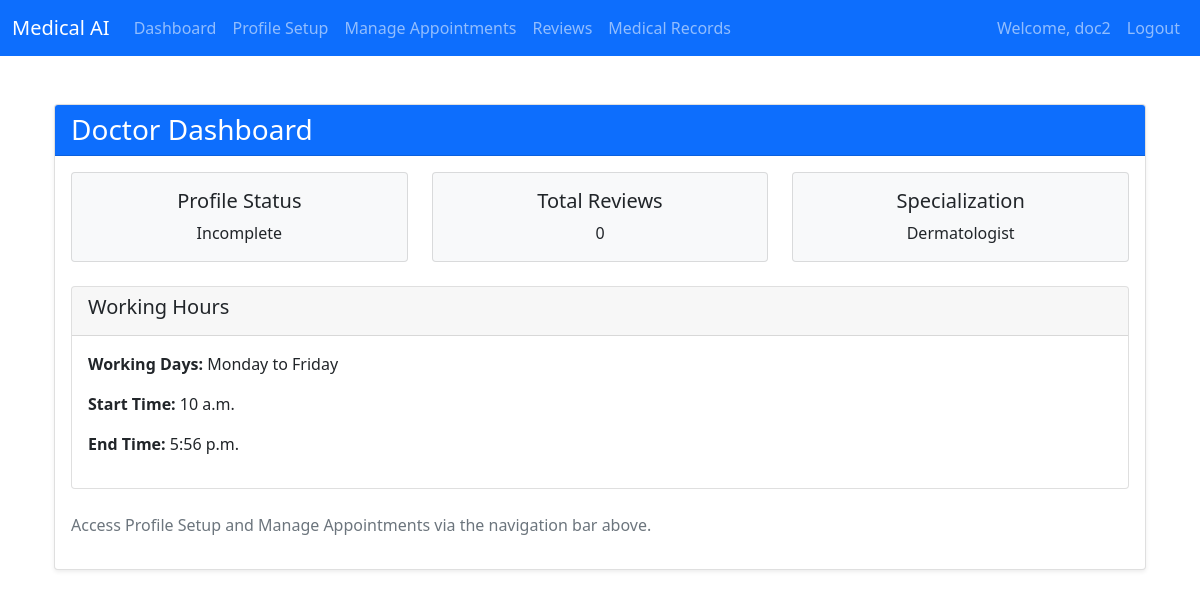
The app's page /doctor/dashboard/ (signed in) with its own data.
### authentication/models.py (models this page shows, shortened)
class CustomUser(AbstractUser):
    ROLE_CHOICES = [
        ('doctor', 'Doctor'),
        ('patient', 'Patient'),
        ('medical_store', 'Medical Store'),
    ]
    role = models.CharField(max_length=20, choices=ROLE_CHOICES)
    phone_number = models.CharField(max_length=15, blank=True, null=True)
    address = models.TextField(blank=True, null=True)
    profile_completed = models.BooleanField(default=False)  # New field

### doctors/models.py (models this page shows, shortened)
class Doctor(models.Model):
    WORKING_DAYS_CHOICES = [
        ('custom', 'Custom Days'),
        ('mon-fri', 'Monday to Friday'),
        ('mon-sat', 'Monday to Saturday'),
        ('tue-sun', 'Tuesday to Sunday'),
        ('mon-sun', 'Monday to Sunday'),
        ('alternate', 'Alternate Days'),
    ]
    user = models.OneToOneField(CustomUser, on_delete=models.CASCADE, related_name='doctor')
    full_name = models.CharField(max_length=100)
    specialization = models.ForeignKey(Specialization, on_delete=models.SET_NULL, null=True, related_name='doctors')
    qualification = models.CharField(max_length=200, null=True, blank=True)
    experience = models.IntegerField(validators=[MinValueValidator(0)], null=True, blank=True)
    fee = models.DecimalField(max_digits=10, decimal_places=2, validators=[MinValueValidator(0)], null=True, blank=True)
    total_reviews = models.IntegerField(default=0)
    address = models.TextField(null=True, blank=True)
    start_time = models.TimeField(default='10:00')
    end_time = models.TimeField(default='18:00')
    working_days = models.CharField(
        max_length=20,
        choices=WORKING_DAYS_CHOICES,
        default='mon-fri'
    )
    contact_number = models.CharField(max_length=20, null=True, blank=True)
    email = models.EmailField(null=True, blank=True)
    is_available = models.BooleanField(default=True)
    availability_notes = models.TextField(blank=True)
    city = models.CharField(max_length=100, null=True, blank=True)
    state = models.CharField(max_length=100, null=True, blank=True)
    pincode = models.CharField(max_length=10, null=True, blank=True)
    medical_license_number = models.CharField(max_length=50, unique=True, null=True, blank=True)
    registration_date = models.DateField(null=True, blank=True)
    is_profile_complete = models.BooleanField(default=False)
    is_verified = models.BooleanField(default=False)
    created_at = models.DateTimeField(auto_now_add=True)
    updated_at = models.DateTimeField(auto_now=True)
    class Meta:
        ordering = ['-created_at']
        verbose_name = 'Doctor'
        verbose_name_plural = 'Doctors'

class Specialization(models.Model):
    name = models.CharField(max_length=100)
    description = models.TextField(blank=True)
    is_active = models.BooleanField(default=True)

### doctors/views.py (the view)
# urls.py: path('dashboard/', views.doctor_dashboard, name='doctor_dashboard'),
@login_required
def doctor_dashboard(request):
    if not request.user.is_authenticated:
        return redirect('login')
    try:
        doctor = Doctor.objects.get(user=request.user)
        recent_appointments = Appointment.objects.filter(
            doctor=doctor,
            status='completed'
        ).order_by('-appointment_date', '-appointment_time')[:5]
        recent_prescriptions = Prescription.objects.filter(
            appointment__doctor=doctor
        ).order_by('-created_at')[:5]
        return render(request, 'doctors/dashboard.html', {
            'doctor': doctor,
            'recent_appointments': recent_appointments,
            'recent_prescriptions': recent_prescriptions
        })
    except Doctor.DoesNotExist:
        messages.error(request, 'Doctor profile not found')
        return redirect('doctors:profile_setup')

### doctors/templates/doctors/dashboard.html (shortened to what this page needs)
{% extends 'base.html' %}
{% block content %}
<div class="container mt-5">
    <div class="row">
        <div class="col-md-12">
            <div class="card shadow-sm">
                <div class="card-header bg-primary text-white">
                    <h3 class="mb-0">Doctor Dashboard</h3>
                </div>
                <div class="card-body">
                    <div class="row mb-4">
                        <div class="col-md-4">
                            <div class="card bg-light">
                                <div class="card-body text-center">
                                    <h5 class="card-title">Profile Status</h5>
                                    <p class="card-text">{{ request.user.profile.completed|yesno:"Complete,Incomplete" }}</p>
                                </div>
                            </div>
                        </div>
                        <div class="col-md-4">
                            <div class="card bg-light">
                                <div class="card-body text-center">
                                    <h5 class="card-title">Total Reviews</h5>
                                    <p class="card-text">{{ request.user.doctor.total_reviews }}</p>
                                </div>
                            </div>
                        </div>
                        <div class="col-md-4">
                            <div class="card bg-light">
                                <div class="card-body text-center">
                                    <h5 class="card-title">Specialization</h5>
                                    <p class="card-text">{{ request.user.doctor.specialization.name }}</p>
                                </div>
                            </div>
                        </div>
                    </div>
                    <div class="row">
                        <div class="col-md-12">
                            <div class="card">
                                <div class="card-header">
                                    <h5 class="card-title">Working Hours</h5>
                                </div>
                                <div class="card-body">
                                    <p><strong>Working Days:</strong> {{ request.user.doctor.get_working_days_display }}</p>
                                    <p><strong>Start Time:</strong> {{ request.user.doctor.start_time }}</p>
                                    <p><strong>End Time:</strong> {{ request.user.doctor.end_time }}</p>
                                </div>
                            </div>
                        </div>
                    </div>
                    <div class="mt-4">
                        <p class="text-muted">Access Profile Setup and Manage Appointments via the navigation bar above.</p>
                    </div>
                </div>
            </div>
        </div>
    </div>
</div>
{% endblock %}

### templates/base.html (shortened to what this page needs)
<!DOCTYPE html>
<html lang="en">
<head>
    <link href="https://cdn.jsdelivr.net/npm/bootstrap@5.1.3/dist/css/bootstrap.min.css" rel="stylesheet">
    <link href="https://cdnjs.cloudflare.com/ajax/libs/font-awesome/6.0.0/css/all.min.css" rel="stylesheet">
</head>
<body>
    <nav class="navbar navbar-expand-lg navbar-dark bg-primary">
        <div class="container-fluid">
            <a class="navbar-brand" href="#">Medical AI</a>
            <div class="collapse navbar-collapse" id="navbarNav">
                <ul class="navbar-nav me-auto">
                    {% if user.is_authenticated %}
                    {% if user.role == 'patient' %}
                    <li class="nav-item">
                        <a class="nav-link" href="{% url 'patients:dashboard' %}">Dashboard</a>
                    </li>
                    <li class="nav-item">
                        <a class="nav-link" href="{% url 'chatbot:chat' %}">Chatbot</a>
                    </li>
                    <li class="nav-item">
                        <a class="nav-link" href="{% url 'chatbot:chat_history' %}">Chat History</a>
                    </li>
                    <li class="nav-item">
                        <a class="nav-link" href="{% url 'patients:patient_profile' %}">Profile</a>
                    </li>
                    <li class="nav-item">
                        <a class="nav-link" href="{% url 'patients:view_appointments' %}">Appointments</a>
                    </li>
                    {% comment %} <li class="nav-item">
                        <a class="nav-link" href="{% url 'patients:medical_records' %}">Medical Records</a>
                    </li> {% endcomment %}
                    {% elif user.role == 'doctor' %}
                    <li class="nav-item">
                        <a class="nav-link" href="{% url 'doctors:doctor_dashboard' %}">Dashboard</a>
                    </li>
                    <li class="nav-item">
                        <a class="nav-link" href="{% url 'doctors:profile_setup' %}">Profile Setup</a>
                    </li>
                    <li class="nav-item">
                        <a class="nav-link" href="{% url 'doctors:manage_appointments' %}">Manage Appointments</a>
                    </li>
                    <li class="nav-item">
                        <a class="nav-link" href="#">Reviews</a>
                    </li>
                    <li class="nav-item">
                        <a class="nav-link" href="#">Medical Records</a>
                    </li>
                    {% elif user.role == 'medical_store' %}
                    <li class="nav-item">
                        <a class="nav-link" href="{% url 'medical_store:dashboard' %}">Dashboard</a>
                    </li>
                    {% endif %}
                    {% endif %}
                </ul>
                <ul class="navbar-nav">
                    {% if user.is_authenticated %}
                    <li class="nav-item">
                        <span class="nav-link">Welcome, {{ user.username }}</span>
                    </li>
                    <li class="nav-item">
                        <a class="nav-link" href="{% url 'logout' %}">Logout</a>
                    </li>
                    {% endif %}
                </ul>
            </div>
        </div>
    </nav>
    <main class="container mt-4">
        {% block content %}{% endblock %}
    </main>
</body>
</html>

### records on screen
CustomUser: username "doc2", user.doctor.total_reviews "0", user.doctor.specialization.name "Dermatologist", user.doctor.working_days "Monday to Friday", user.doctor.start_time "10 a.m.", user.doctor.end_time "5:56 p.m."

### other values on screen
{{ request.user.profile.completed|yesno:"Complete,Incomplete" }} "Incomplete"
